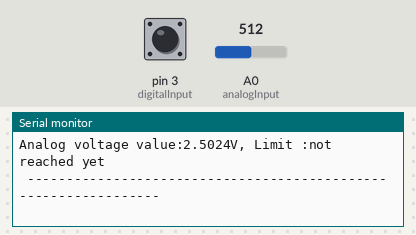
A program run on a simulated Arduino Uno, built with avr-gcc and run on an emulated ATmega328P. Parts: the last lines printed to the serial monitor. The test bench sets the inputs (shaded band); at power-on: pin 3 (digitalInput) LOW, A0 (analogInput) = 512.

Above: at 1.2 s.
1.3 s: pin 3 (digitalInput) driven HIGH
At 1.62 s:
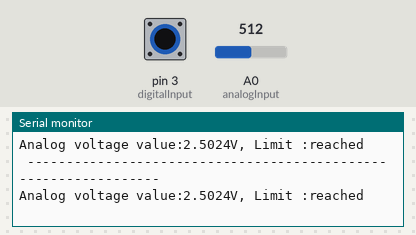
3.0 s: A0 (analogInput) set to 716
At 3.14 s:
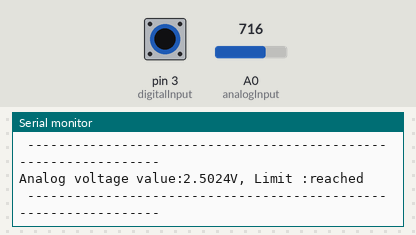
6.0 s: pin 3 (digitalInput) driven LOW
At 7.47 s:
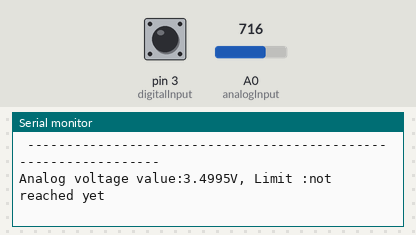
9.0 s: A0 (analogInput) set to 900
At 9.1 s:
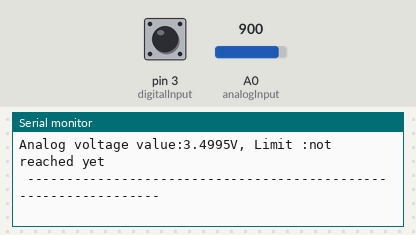
12.0 s: pin 3 (digitalInput) pulsed HIGH 5 times (0.12 s each, 0.3 s apart)
16.5 s: pin 3 (digitalInput) pulsed HIGH 2 times (0.12 s each, 0.3 s apart)
At 21.06 s:
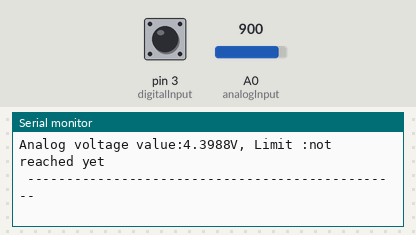
Timing chart, 0 to 21.1 s (numbered marks = the images above; inputs shaded):
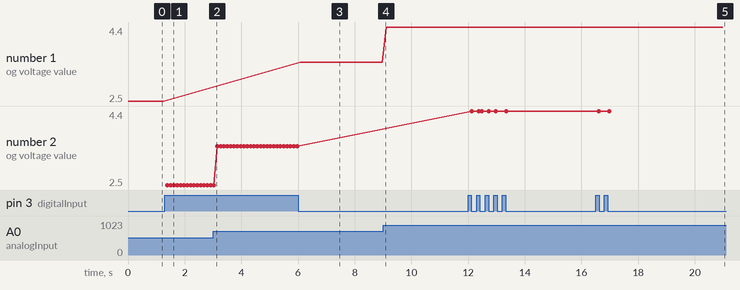

The program:

main.cpp
```cpp
#include <Arduino.h>

// Declaration and initialization of input pins
const int analogInput = A0; // Analog output of the sensor
const int digitalInput = 3; // Digital output of the sensor

void setup()
{
  pinMode(analogInput, INPUT);
  pinMode(digitalInput, INPUT);

  Serial.begin(9600); //  Serial output with 9600 bps
}

//  The program reads the current values of the input pins
// and output it on the serial output
void loop()
{
  float Analog;
  int Digital;

  // Actual values are read out, converted to the voltage value...
  Analog = analogRead(analogInput) * (5.0 / 1023.0);
  Digital = digitalRead(digitalInput);

  //...  and issued at this point
  Serial.print("Analog voltage value:");
  Serial.print(Analog, 4);
  Serial.print("V, ");
  Serial.print("Limit :");

  if (Digital == 1)
  {
    Serial.println("reached");
  }
  else
  {
    Serial.println("not reached yet");
  }
  Serial.println(" ----------------------------------------------------------------");
}
```

Measured:
- after the input at 1.3 s, the serial monitor: prints a new line after 0.08 s (image 1)
- after the input at 6.0 s, the serial monitor: prints a new line after 0.09 s (image 3)
- after the input at 16.5 s, the serial monitor: prints a new line after 0.11 s (image 5)
- plotted number 1: 3.5 → 4.4 after the input at 9.0 s
- plotted number 2: 2.5 → 3.5 after the input at 3.0 s
